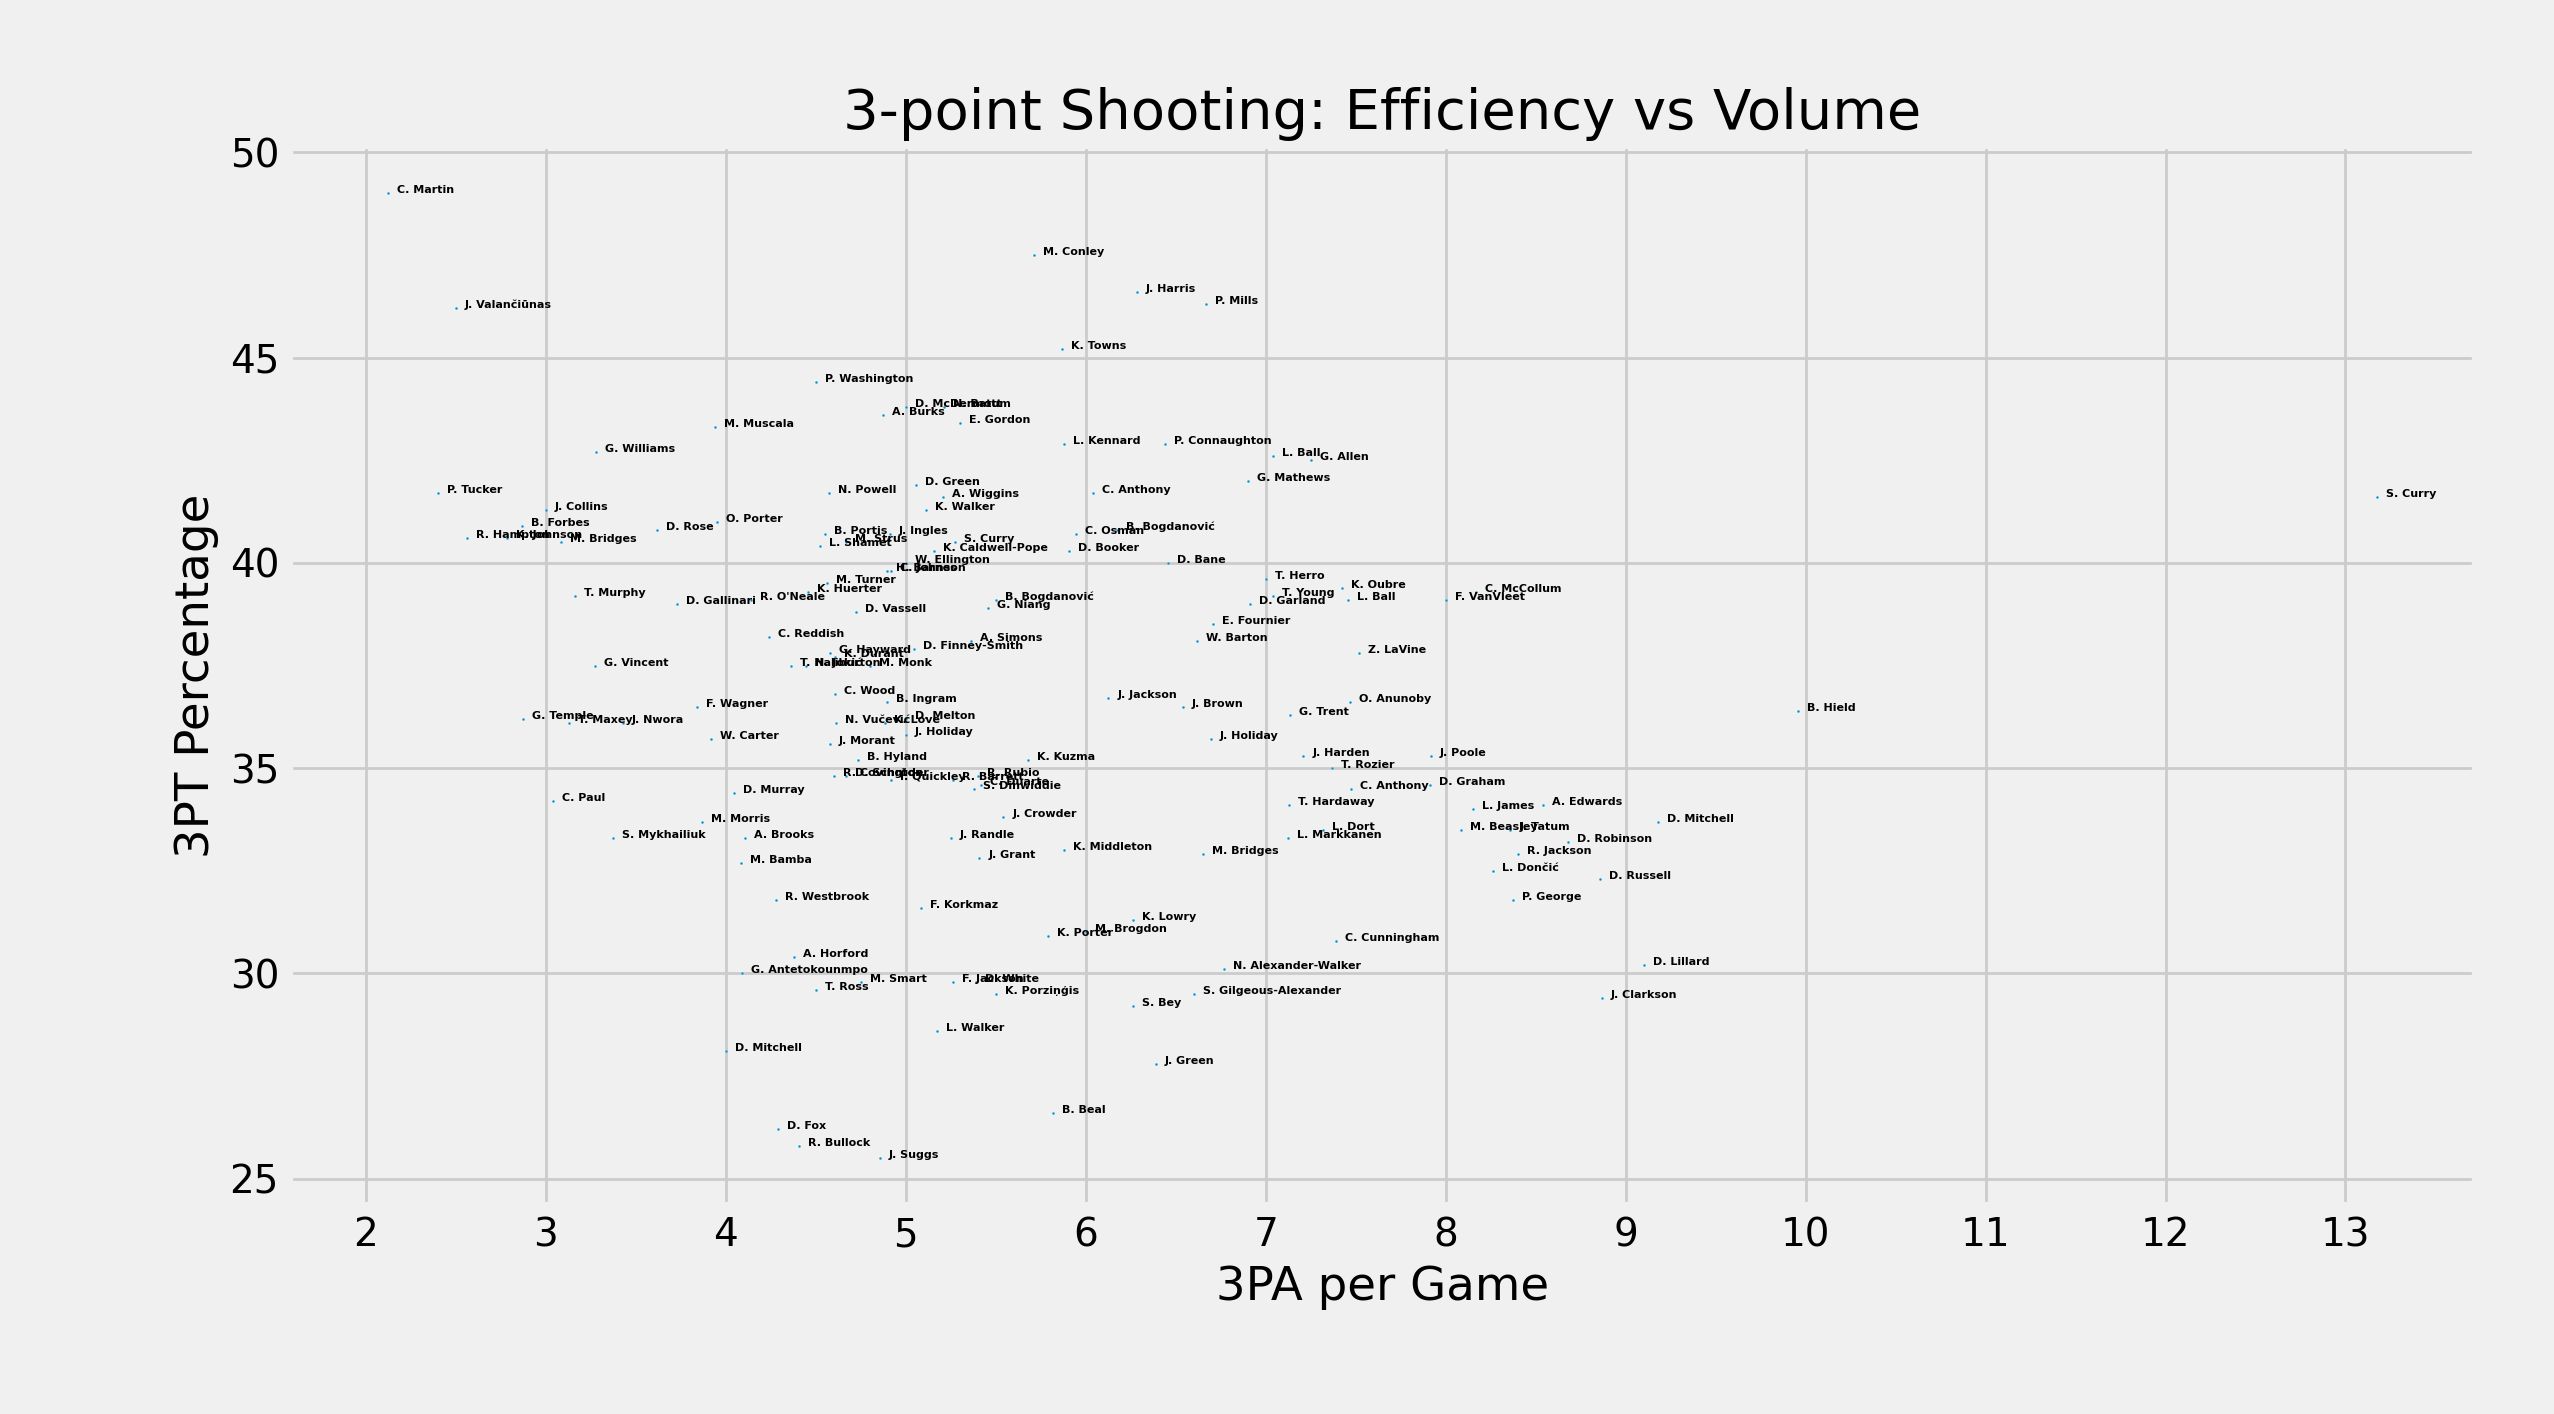

Write Python code to recreate this figure.
import pandas as pd
import numpy as np
import seaborn as sns
import matplotlib.pyplot as plt
import matplotlib

threes = pd.read_csv("threes.csv")
threes['PlayerName'] = threes['Player'].apply(lambda s: s.split('\\')[0])
threes['PlayerNameAbbrev'] = threes['PlayerName'].apply(lambda name: name.split(' ')[0][0] + ". " + name.split(' ')[1])
threes['3PT'] = threes['3P▼']
threes['3PA/G'] = threes['3PA'] / threes['G']
threes['3P%f'] = threes['3P%'].apply(lambda x: round(x * 100, 1))

data = threes[(threes['3PA/G'] >= 2) & (threes['3PT'] >= 25)]
x = '3PA/G'
y = '3P%f'

plt.style.use('fivethirtyeight')
# matplotlib.rcParams['font.family'] = "roboto"

fig, ax = plt.subplots(figsize=(7,5))
sns.scatterplot(data=data, x=x, y=y, s=1, ax=ax)
ax.set_xlabel("3PA per Game")
ax.set_ylabel("3PT Percentage")
ax.set_xticks(range(2, 14, 1))
ax.set_title("3-point Shooting: Efficiency vs Volume")
# plot.set_title("Minimum 2 attempts per game and 25 total made 3s")
for i in range(0,data.shape[0]):
    ax.text(data[x][i]+0.05, data[y][i],
     data['PlayerNameAbbrev'][i], horizontalalignment='left',
     size=6, color='black', weight='semibold')
fig.tight_layout()
plt.show()
